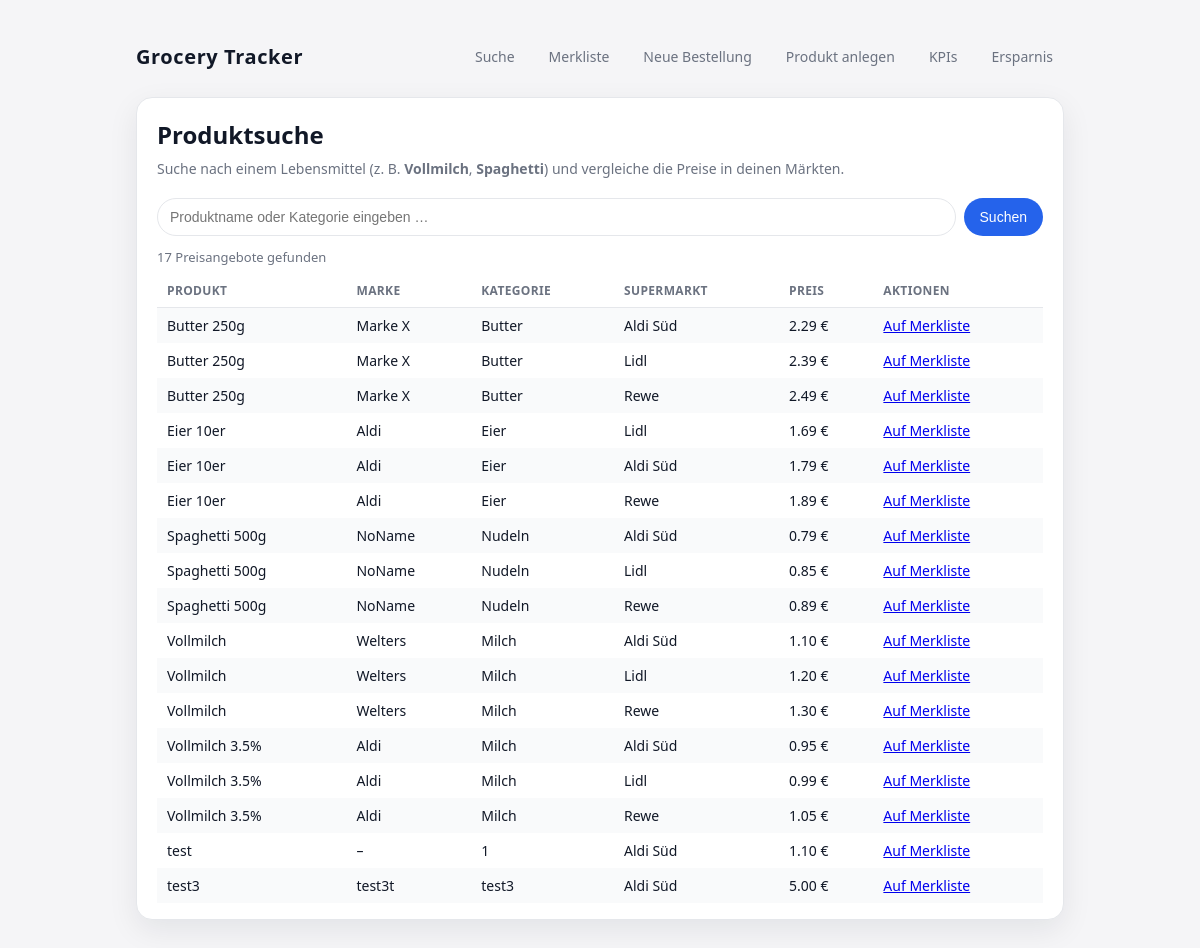
Screenshot of /search with the database file from the repository.
### tables this page shows
CREATE TABLE supermarket_products (
    id TEXT PRIMARY KEY,
    supermarket_id TEXT NOT NULL,
    product_id TEXT NOT NULL,
    price REAL NOT NULL,
    available INTEGER NOT NULL DEFAULT 1,
    last_updated TEXT NOT NULL,
    FOREIGN KEY (supermarket_id) REFERENCES supermarkets(id),
    FOREIGN KEY (product_id) REFERENCES products(id)
);

CREATE TABLE products (
    id TEXT PRIMARY KEY,
    name TEXT NOT NULL,
    brand TEXT,
    category TEXT,
    created_by_user_id TEXT,
    is_user_created INTEGER NOT NULL DEFAULT 0,
    created_at TEXT NOT NULL,
    FOREIGN KEY (created_by_user_id) REFERENCES users(id)
);

CREATE TABLE supermarkets (
    id TEXT PRIMARY KEY,
    name TEXT NOT NULL,
    location TEXT,
    website TEXT
);

### app.py (the view)
@app.route("/search", methods=["GET", "POST"])
def search():
    query = request.form.get("q", "") if request.method == "POST" else request.args.get("q", "")
    conn = get_connection()
    cur = conn.cursor()
    if query:
        sql = """
        SELECT
            p.id as product_id,
            p.name,
            p.brand,
            p.category,
            s.name AS supermarket_name,
            s.id AS supermarket_id,
            sp.price
        FROM products p
        JOIN supermarket_products sp ON sp.product_id = p.id
        JOIN supermarkets s ON s.id = sp.supermarket_id
        WHERE p.name LIKE ? OR p.category LIKE ?
        ORDER BY p.name, sp.price ASC
        """
        params = (f"%{query}%", f"%{query}%")
    else:
        sql = """
        SELECT
            p.id as product_id,
            p.name,
            p.brand,
            p.category,
            s.name AS supermarket_name,
            s.id AS supermarket_id,
            sp.price
        FROM products p
        JOIN supermarket_products sp ON sp.product_id = p.id
        JOIN supermarkets s ON s.id = sp.supermarket_id
        ORDER BY p.name, sp.price ASC
        """
        params = ()
    products = cur.execute(sql, params).fetchall()
    conn.close()
    return render_template("template/search.html", query=query, products=products)

### app.py (called while the page is built)
def get_connection():
    conn = sqlite3.connect(DB_PATH)
    conn.row_factory = sqlite3.Row
    conn.execute("PRAGMA foreign_keys = ON;")
    return conn

### template/search.html (shortened to what this page needs)
{% extends "base.html" %}
{% block content %}
<div class="card">
  <h1>Produktsuche</h1>
  <p class="subtitle">
    Suche nach einem Lebensmittel (z.&nbsp;B. <strong>Vollmilch</strong>, <strong>Spaghetti</strong>)
    und vergleiche die Preise in deinen Märkten.
  </p>
  <form method="post">
    <div class="search-bar">
      <input
        type="text"
        name="q"
        value="{{ query }}"
        placeholder="Produktname oder Kategorie eingeben …">
      <button class="btn-primary" type="submit">
        Suchen
      </button>
    </div>
  </form>
  {% if products %}
    <div class="results-meta">
      {{ products|length }} Preisangebote gefunden
    </div>
    <table>
      <tr>
        <th>Produkt</th>
        <th>Marke</th>
        <th>Kategorie</th>
        <th>Supermarkt</th>
        <th>Preis</th>
        <th>Aktionen</th>
      </tr>
      {% for row in products %}
      <tr>
        <td>{{ row["name"] }}</td>
        <td>{{ row["brand"] or "–" }}</td>
        <td>{{ row["category"] or "–" }}</td>
        <td>{{ row["supermarket_name"] }}</td>
        <td class="price">{{ "%.2f"|format(row["price"]) }} €</td>
        <td>
          <a href="{{ url_for('save_product', product_id=row['product_id']) }}">
            Auf Merkliste
          </a>
        </td>
      </tr>
      {% endfor %}
    </table>
  {% endif %}
</div>
{% endblock %}

### template/base.html (shortened to what this page needs)
<!doctype html>
<html lang="de">
<head>
</head>
<body>
  <div class="page">
    <header>
      <div class="brand">Grocery Tracker</div>
      <nav class="nav">
        <a href="{{ url_for('search') }}">Suche</a>
        <a href="{{ url_for('saved') }}">Merkliste</a>
        <a href="{{ url_for('add_order') }}">Neue Bestellung</a>
        <a href="{{ url_for('add_product') }}">Produkt anlegen</a>
        <a href="{{ url_for('kpis') }}">KPIs</a>
        <a href="{{ url_for('savings') }}">Ersparnis</a>
      </nav>
    </header>
    {% block content %}{% endblock %}
  </div>
</body>
</html>

### template/base.html (style rules this page uses)
:root { --bg: #f5f5f7; --card-bg: #ffffff; --accent: #2563eb; --accent-soft: #dbeafe; --text: #111827; --muted: #6b7280; --border: #e5e7eb; }
* { box-sizing: border-box; }
body { margin: 0; font-family: system-ui, -apple-system, BlinkMacSystemFont, "Segoe UI", sans-serif; background: var(--bg); color: var(--text); }
.page { max-width: 960px; margin: 40px auto; padding: 0 16px; }
header { display: flex; justify-content: space-between; align-items: center; margin-bottom: 24px; }
.brand { font-size: 20px; font-weight: 700; letter-spacing: 0.03em; }
.nav { display: flex; gap: 12px; }
.nav a { text-decoration: none; font-size: 14px; color: var(--muted); padding: 6px 10px; border-radius: 999px; border: 1px solid transparent; }
.card { background: var(--card-bg); border-radius: 16px; padding: 20px 20px 16px; box-shadow: 0 10px 30px rgba(15, 23, 42, 0.08); border: 1px solid var(--border); }
h1 { margin: 0 0 8px; font-size: 24px; }
.subtitle { margin: 0 0 20px; font-size: 14px; color: var(--muted); }
.search-bar { display: flex; gap: 8px; margin-bottom: 12px; }
.search-bar input[type="text"] { flex: 1; padding: 10px 12px; border-radius: 999px; border: 1px solid var(--border); font-size: 14px; outline: none; }
.btn-primary { border-radius: 999px; border: none; padding: 10px 16px; font-size: 14px; font-weight: 500; cursor: pointer; background: var(--accent); color: white; }
.results-meta { font-size: 13px; color: var(--muted); margin-bottom: 8px; }
table { width: 100%; border-collapse: collapse; font-size: 14px; margin-top: 4px; }
th, td { padding: 8px 10px; text-align: left; }
th { font-size: 12px; text-transform: uppercase; letter-spacing: 0.03em; color: var(--muted); border-bottom: 1px solid var(--border); }
tr:nth-child(even) td { background: #f9fafb; }
.price { font-variant-numeric: tabular-nums; font-weight: 500; }

### rows the page displays
supermarket_products: name "Butter 250g", brand "Marke X", category "Butter", supermarket_name "Aldi Süd", price "2.29"
supermarket_products: name "Butter 250g", brand "Marke X", category "Butter", supermarket_name "Lidl", price "2.39"
supermarket_products: name "Butter 250g", brand "Marke X", category "Butter", supermarket_name "Rewe", price "2.49"
supermarket_products: name "Eier 10er", brand "Aldi", category "Eier", supermarket_name "Lidl", price "1.69"
supermarket_products: name "Eier 10er", brand "Aldi", category "Eier", supermarket_name "Aldi Süd", price "1.79"
supermarket_products: name "Eier 10er", brand "Aldi", category "Eier", supermarket_name "Rewe", price "1.89"
supermarket_products: name "Spaghetti 500g", brand "NoName", category "Nudeln", supermarket_name "Aldi Süd", price "0.79"
supermarket_products: name "Spaghetti 500g", brand "NoName", category "Nudeln", supermarket_name "Lidl", price "0.85"
supermarket_products: name "Spaghetti 500g", brand "NoName", category "Nudeln", supermarket_name "Rewe", price "0.89"
supermarket_products: name "Vollmilch", brand "Welters", category "Milch", supermarket_name "Aldi Süd", price "1.10"
supermarket_products: name "Vollmilch", brand "Welters", category "Milch", supermarket_name "Lidl", price "1.20"
supermarket_products: name "Vollmilch", brand "Welters", category "Milch", supermarket_name "Rewe", price "1.30"
supermarket_products: name "Vollmilch 3.5%", brand "Aldi", category "Milch", supermarket_name "Aldi Süd", price "0.95"
supermarket_products: name "Vollmilch 3.5%", brand "Aldi", category "Milch", supermarket_name "Lidl", price "0.99"
supermarket_products: name "Vollmilch 3.5%", brand "Aldi", category "Milch", supermarket_name "Rewe", price "1.05"
supermarket_products: name "test", row "–", category "1", supermarket_name "Aldi Süd", price "1.10"
supermarket_products: name "test3", brand "test3t", category "test3", supermarket_name "Aldi Süd", price "5.00"

### other values shown
{{ products|length }} "17"
